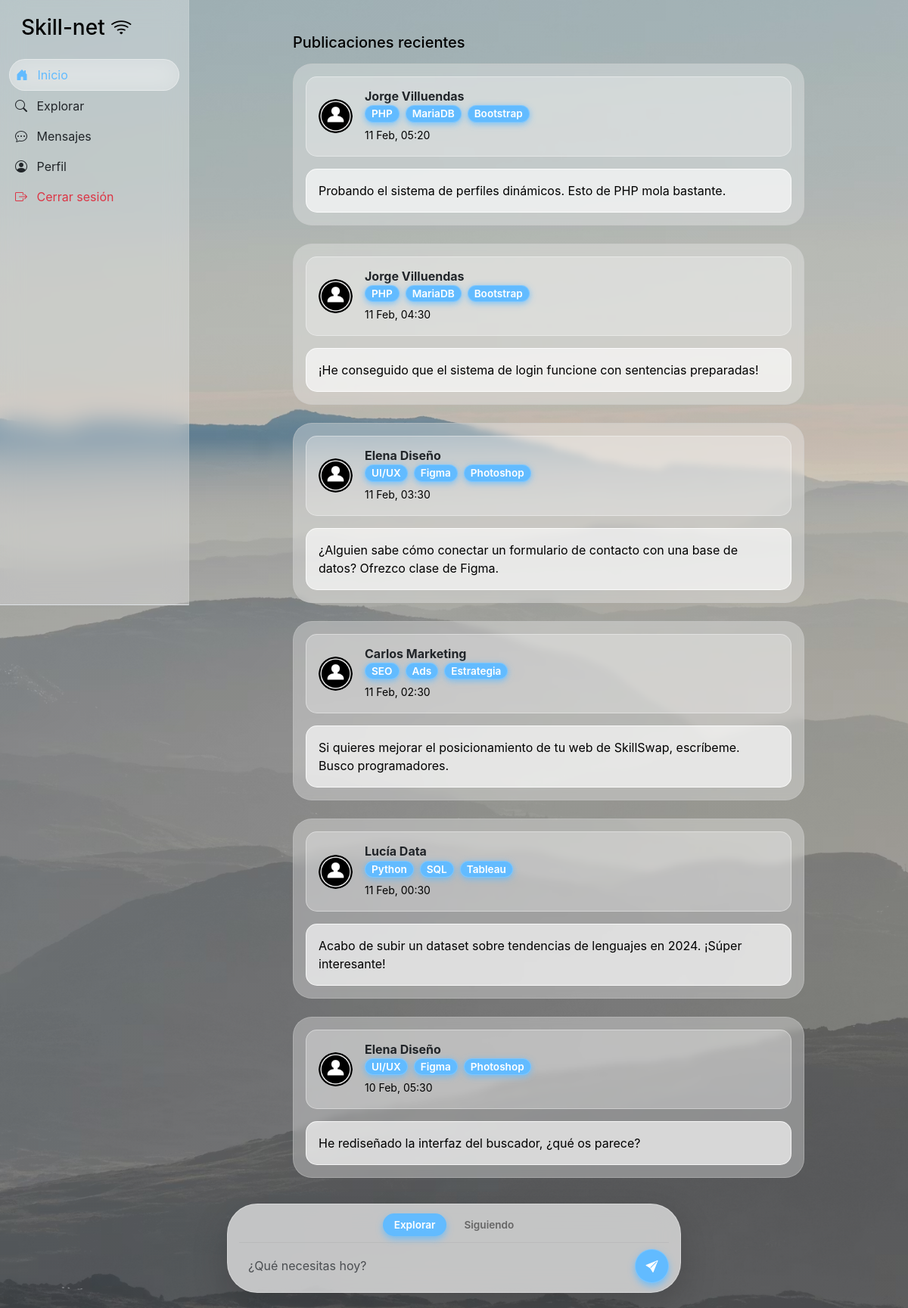
/index.php (signed in), run on the app's committed database.
### tables this page shows
CREATE TABLE IF NOT EXISTS publicaciones (
    id INT AUTO_INCREMENT PRIMARY KEY,
    id_usuario INT NOT NULL,
    contenido TEXT NOT NULL,
    fecha_publicacion TIMESTAMP DEFAULT CURRENT_TIMESTAMP,
    FOREIGN KEY (id_usuario) REFERENCES usuarios(id) ON DELETE CASCADE
);

CREATE TABLE IF NOT EXISTS usuarios (
    id INT AUTO_INCREMENT PRIMARY KEY,
    nombre VARCHAR(100) NOT NULL,
    email VARCHAR(150) NOT NULL UNIQUE,
    password VARCHAR(255) NOT NULL,
    habilidades TEXT,  
    bio TEXT,
    avatar VARCHAR(255) DEFAULT 'default.png',
    fecha_registro TIMESTAMP DEFAULT CURRENT_TIMESTAMP
);

### phpscripts/indexLogic.php (called while the page is built, shortened)
<?php
$mi_id = $_SESSION['user_id'];
$vista = isset($_GET['view']) ? $_GET['view'] : 'recientes';
if ($vista === 'siguiendo') {
    $sql = "SELECT p.*, u.nombre, u.avatar, u.habilidades
            FROM publicaciones p
            JOIN usuarios u ON p.id_usuario = u.id
            JOIN seguidores s ON u.id = s.id_seguido
            WHERE s.id_seguidor = ?
            ORDER BY p.fecha_publicacion DESC";
    $stmt = $conn->prepare($sql);
    $stmt->bind_param("i", $mi_id);
} else {
    $sql = "SELECT p.*, u.nombre, u.avatar, u.habilidades
            FROM publicaciones p
            JOIN usuarios u ON p.id_usuario = u.id
            ORDER BY p.fecha_publicacion DESC";
    $stmt = $conn->prepare($sql);
}
$stmt->execute();
$res_posts = $stmt->get_result();
?>

### index.php (the view, shortened to what this page needs)
<?php
include 'phpscripts/dbconn.php';
include 'phpscripts/indexLogic.php';
?>
<!DOCTYPE html>
<html lang="es">
<head>
    <link href="https://cdn.jsdelivr.net/npm/bootstrap@5.3.0/dist/css/bootstrap.min.css" rel="stylesheet">
    <link rel="stylesheet" href="https://cdn.jsdelivr.net/npm/bootstrap-icons@1.11.0/font/bootstrap-icons.css">
    <link href="https://fonts.cdnfonts.com/css/sf-pro-display" rel="stylesheet">
    <link rel="stylesheet" href="css/fonts.css">
    <link rel="stylesheet" href="css/style.css">
</head>
<body>
    <div class="container-fluid">
        <div class="row">
            <?php include("phpscripts/navbar.php"); ?>
            <main class="main-content">
                <div class="container mt-4" style="max-width: 700px;">
                    <h5 class="mb-3">Publicaciones recientes</h5>
                    <div class="feed">
                        <?php if ($res_posts->num_rows > 0): ?>
                            <?php while ($post = $res_posts->fetch_assoc()): ?>
                                <div class="mb-4">
                                    <div class="post-design pb-0">
                                        <div class="d-flex align-items-center mb-3 usr-info">
                                            <a href="perfil.php?id=<?php echo $post['id_usuario']; ?>" class="">
                                                <?php
                                                $fotoPath = "img/user.png";
                                                if (!empty($post['avatar']) && file_exists("img/" . $post['avatar'])) {
                                                    $fotoPath = "img/" . $post['avatar'];
                                                }
                                                ?>
                                                <img src="<?php echo $fotoPath; ?>" class="rounded-circle me-3 fotofeed"
                                                    width="45" height="45">
                                            </a>
                                            <div>
                                                <h6 class="mb-0 fw-bold">
                                                    <a href="perfil.php?id=<?php echo $post['id_usuario']; ?>"
                                                        class="text-decoration-none text-dark">
                                                        <?php echo htmlspecialchars($post['nombre']); ?>
                                                    </a>
                                                </h6>
                                                <div class="mb-1">
                                                    <?php
                                                    $tags = explode(",", $post['habilidades'] ?? '');
                                                    foreach ($tags as $tag) {
                                                        if (!empty(trim($tag))) {
                                                            echo '<span class="me-2 tag-pill px-2">' . htmlspecialchars(trim($tag)) . '</span>';
                                                        }
                                                    }
                                                    ?>
                                                </div>
                                                <small class="">
                                                    <?php echo date("d M, H:i", strtotime($post['fecha_publicacion'])); ?>
                                                </small>
                                            </div>
                                        </div>
                                        <p class="fs-6 usr-post">
                                            <?php echo nl2br(htmlspecialchars($post['contenido'])); ?>
                                        </p>
                                    </div>
                                </div>
                            <?php endwhile; ?>
                            <div class="finalpadding"></div>
                        <?php endif; ?>
                    </div>
                </div>
                <div class="publish-box shadow-lg">
                    <div class="view-tabs d-flex justify-content-center gap-2 mb-2">
                        <a href="index.php?view=recientes"
                            class="tab-item <?php echo ($vista === 'recientes') ? 'active' : ''; ?>">
                            Explorar
                        </a>
                        <a href="index.php?view=siguiendo"
                            class="tab-item <?php echo ($vista === 'siguiendo') ? 'active' : ''; ?>">
                            Siguiendo
                        </a>
                    </div>
                    <form action="phpscripts/publicar.php" method="POST" class="d-flex align-items-center gap-2">
                        <textarea name="contenido" class="form-control" rows="1" placeholder="¿Qué necesitas hoy?"
                            style="resize: none;"></textarea>
                        <button type="submit" class="btn-send-msg">
                            <i class="bi bi-send-fill"></i>
                        </button>
                    </form>
                </div>
            </main>
        </div>
    </div>
</body>
</html>

### css/style.css (style rules this page uses)
body { font-family: 'SF Pro Display', sans-serif; background: linear-gradient(rgba(18, 18, 18, 0.2), rgba(18, 18, 18, 0.2)), url(../img/wall1.avif); background-size: cover; background-position: center; background-repeat: no-repeat; background-attachment: fixed; color: black; min-height: 100vh; margin: 0; }
.fotofeed { object-fit: cover; }
.main-content { margin-left: 250px; padding: 20px; width: calc(100% - 250px); }
.publish-box { position: fixed; bottom: 20px; left: 50%; transform: translateX(-50%); width: 95%; max-width: 600px; z-index: 1050; background: rgba(255, 255, 255, 0.65); backdrop-filter: blur(15px); border-radius: 40px; border: 1px solid rgba(255, 255, 255, 0.3); padding: 12px 15px !important; flex-direction: column; }
.btn-send-msg { width: 45px; height: 45px; color: white; flex-shrink: 0; background-color: rgba(98, 187, 255, 1); border: 1px solid rgba(147, 208, 255, 0.5); box-shadow: 0 4px 10px rgba(98, 187, 255, 0.8); display: flex; align-items: center; justify-content: center; border-radius: 50% !important; }
.publish-box textarea { border: none !important; background: transparent !important; box-shadow: none !important; }
.view-tabs { border-bottom: 1px solid rgba(0, 0, 0, 0.05); padding-bottom: 8px; }
.tab-item { text-decoration: none; font-size: 0.85rem; font-weight: 600; color: #666; padding: 5px 15px; border-radius: 20px; transition: all 0.3s ease; }
.tab-item.active { transition: all 0.3s ease; background-color: rgba(98, 187, 255, 1); color: white !important; box-shadow: 0 4px 10px rgba(98, 187, 255, 0.8); }
.tag-pill { background-color: rgba(98, 187, 255, 1); border: 1px solid rgba(147, 208, 255, 0.5); box-shadow: 0 2px 8px rgba(98, 187, 255, 0.8); border-radius: 25px; color: white; font-size: small; font-weight: bold; }
.post-design { background-color: rgba(243, 243, 243, 0.35); backdrop-filter: blur(5px); border: 1px solid rgba(199, 199, 199, 0.4); border-radius: 25px; padding: 1rem; }
.usr-info { padding: 1rem; background-color: rgba(250, 250, 250, 0.3); border: 1px solid rgba(250, 250, 250, 0.4); border-radius: 15px; }
.usr-post { padding: 1rem; background-color: rgba(255, 255, 255, 0.65); border: 1px solid rgba(255, 255, 255, 0.75); border-radius: 15px; }
.finalpadding { padding-bottom: 8rem; }
.tag-pill { display: inline-block; background-color: rgba(98, 187, 255, 1); border: 1px solid rgba(147, 208, 255, 0.5); color: white; border-radius: 20px; font-size: 0.85rem; font-weight: 600; }

### data on the page
publicaciones: id_usuario.avatar (placeholder picture), id_usuario.nombre "Jorge Villuendas", id_usuario.habilidades "PHP", id_usuario.habilidades "MariaDB", id_usuario.habilidades "Bootstrap", fecha_publicacion "11 Feb, 05:20", contenido "Probando el sistema de perfiles dinámicos. Esto de PHP mola bastante."
publicaciones: id_usuario.avatar (placeholder picture), id_usuario.nombre "Jorge Villuendas", id_usuario.habilidades "PHP", id_usuario.habilidades "MariaDB", id_usuario.habilidades "Bootstrap", fecha_publicacion "11 Feb, 04:30", contenido "¡He conseguido que el sistema de login funcione con sentencias preparadas!"
publicaciones: id_usuario.avatar (placeholder picture), id_usuario.nombre "Elena Diseño", id_usuario.habilidades "UI/UX", id_usuario.habilidades "Figma", id_usuario.habilidades "Photoshop", fecha_publicacion "11 Feb, 03:30", contenido "¿Alguien sabe cómo conectar un formulario de contacto con una base de datos? Ofrezco clase de Figma."
publicaciones: id_usuario.avatar (placeholder picture), id_usuario.nombre "Carlos Marketing", id_usuario.habilidades "SEO", id_usuario.habilidades "Ads", id_usuario.habilidades "Estrategia", fecha_publicacion "11 Feb, 02:30", contenido "Si quieres mejorar el posicionamiento de tu web de SkillSwap, escríbeme. Busco programadores."
publicaciones: id_usuario.avatar (placeholder picture), id_usuario.nombre "Lucía Data", id_usuario.habilidades "Python", id_usuario.habilidades "SQL", id_usuario.habilidades "Tableau", fecha_publicacion "11 Feb, 00:30", contenido "Acabo de subir un dataset sobre tendencias de lenguajes en 2024. ¡Súper interesante!"
publicaciones: id_usuario.avatar (placeholder picture), id_usuario.nombre "Elena Diseño", id_usuario.habilidades "UI/UX", id_usuario.habilidades "Figma", id_usuario.habilidades "Photoshop", fecha_publicacion "10 Feb, 05:30", contenido "He rediseñado la interfaz del buscador, ¿qué os parece?"
